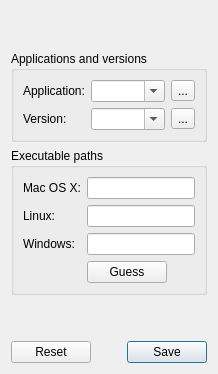
      <widget class="QWidget" name="appPaths_tab">
       <attribute name="title">
        <string>App Paths</string>
       </attribute>
       <layout class="QVBoxLayout" name="verticalLayout">
        <item>
         <spacer name="verticalSpacer_2">
          <property name="orientation">
           <enum>Qt::Vertical</enum>
          </property>
          <property name="sizeHint" stdset="0">
           <size>
            <width>20</width>
            <height>40</height>
           </size>
          </property>
         </spacer>
        </item>
        <item>
         <widget class="QGroupBox" name="appVer_groupBox">
          <property name="sizePolicy">
           <sizepolicy hsizetype="Preferred" vsizetype="Maximum">
            <horstretch>0</horstretch>
            <verstretch>0</verstretch>
           </sizepolicy>
          </property>
          <property name="title">
           <string>Applications and versions</string>
          </property>
          <layout class="QFormLayout" name="formLayout_10">
           <property name="fieldGrowthPolicy">
            <enum>QFormLayout::ExpandingFieldsGrow</enum>
           </property>
           <item row="0" column="0">
            <widget class="QLabel" name="appName_label">
             <property name="text">
              <string>Application:</string>
             </property>
            </widget>
           </item>
           <item row="0" column="1">
            <layout class="QHBoxLayout" name="appName_horizontalLayout">
             <item>
              <widget class="QComboBox" name="appName_comboBox">
               <property name="sizePolicy">
                <sizepolicy hsizetype="Expanding" vsizetype="Fixed">
                 <horstretch>0</horstretch>
                 <verstretch>0</verstretch>
                </sizepolicy>
               </property>
               <property name="toolTip">
                <string>Select an application, or add a new application by typing a new name and pressing Enter</string>
               </property>
               <property name="editable">
                <bool>true</bool>
               </property>
               <property name="mandatoryField" stdset="0">
                <bool>false</bool>
               </property>
              </widget>
             </item>
             <item>
              <widget class="QToolButton" name="appNameDel_toolButton">
               <property name="toolTip">
                <string>Remove this application</string>
               </property>
               <property name="text">
                <string>...</string>
               </property>
               <property name="icon">
                <iconset resource="../../ui/rsc.qrc">
                 <normaloff>:/rsc/rsc/icon_delete.png</normaloff>
                 <disabledoff>:/rsc/rsc/icon_delete_disabled.png</disabledoff>:/rsc/rsc/icon_delete.png</iconset>
               </property>
               <property name="iconSize">
                <size>
                 <width>15</width>
                 <height>15</height>
                </size>
               </property>
              </widget>
             </item>
            </layout>
           </item>
           <item row="1" column="0">
            <widget class="QLabel" name="appVer_label">
             <property name="text">
              <string>Version:</string>
             </property>
            </widget>
           </item>
           <item row="1" column="1">
            <layout class="QHBoxLayout" name="appVer_horizontalLayout">
             <item>
              <widget class="QComboBox" name="appVer_comboBox">
               <property name="sizePolicy">
                <sizepolicy hsizetype="Expanding" vsizetype="Fixed">
                 <horstretch>0</horstretch>
                 <verstretch>0</verstretch>
                </sizepolicy>
               </property>
               <property name="toolTip">
                <string>Select a version for this application, or add a new version by typing a new name and pressing Enter</string>
               </property>
               <property name="editable">
                <bool>true</bool>
               </property>
               <property name="mandatoryField" stdset="0">
                <bool>false</bool>
               </property>
              </widget>
             </item>
             <item>
              <widget class="QToolButton" name="appVerDel_toolButton">
               <property name="toolTip">
                <string>Remove this version of the application</string>
               </property>
               <property name="text">
                <string>...</string>
               </property>
               <property name="icon">
                <iconset resource="../../ui/rsc.qrc">
                 <normaloff>:/rsc/rsc/icon_delete.png</normaloff>
                 <disabledoff>:/rsc/rsc/icon_delete_disabled.png</disabledoff>:/rsc/rsc/icon_delete.png</iconset>
               </property>
               <property name="iconSize">
                <size>
                 <width>15</width>
                 <height>15</height>
                </size>
               </property>
              </widget>
             </item>
            </layout>
           </item>
          </layout>
         </widget>
        </item>
        <item>
         <widget class="QGroupBox" name="execPaths_groupBox">
          <property name="sizePolicy">
           <sizepolicy hsizetype="Preferred" vsizetype="Maximum">
            <horstretch>0</horstretch>
            <verstretch>0</verstretch>
           </sizepolicy>
          </property>
          <property name="title">
           <string>Executable paths</string>
          </property>
          <layout class="QFormLayout" name="formLayout_9">
           <property name="fieldGrowthPolicy">
            <enum>QFormLayout::ExpandingFieldsGrow</enum>
           </property>
           <item row="0" column="0">
            <widget class="QLabel" name="osx_label">
             <property name="text">
              <string>Mac OS X:</string>
             </property>
            </widget>
           </item>
           <item row="0" column="1">
            <layout class="QHBoxLayout" name="osxPath_horizontalLayout">
             <item>
              <widget class="QLineEdit" name="osxPath_lineEdit"/>
             </item>
            </layout>
           </item>
           <item row="1" column="0">
            <widget class="QLabel" name="linux_label">
             <property name="text">
              <string>Linux:</string>
             </property>
            </widget>
           </item>
           <item row="1" column="1">
            <layout class="QHBoxLayout" name="linuxPath_horizontalLayout">
             <item>
              <widget class="QLineEdit" name="linuxPath_lineEdit"/>
             </item>
            </layout>
           </item>
           <item row="2" column="0">
            <widget class="QLabel" name="win_label">
             <property name="text">
              <string>Windows:</string>
             </property>
            </widget>
           </item>
           <item row="2" column="1">
            <layout class="QHBoxLayout" name="winPath_horizontalLayout">
             <item>
              <widget class="QLineEdit" name="winPath_lineEdit"/>
             </item>
            </layout>
           </item>
           <item row="3" column="1">
            <layout class="QHBoxLayout" name="appPaths_horizontalLayout">
             <item>
              <widget class="QPushButton" name="guess_pushButton">
               <property name="toolTip">
                <string>Try to guess the executable paths based on the template</string>
               </property>
               <property name="text">
                <string>Guess</string>
               </property>
              </widget>
             </item>
            </layout>
           </item>
          </layout>
         </widget>
        </item>
        <item>
         <spacer name="verticalSpacer">
          <property name="orientation">
           <enum>Qt::Vertical</enum>
          </property>
          <property name="sizeHint" stdset="0">
           <size>
            <width>20</width>
            <height>40</height>
           </size>
          </property>
         </spacer>
        </item>
        <item>
         <widget class="QDialogButtonBox" name="appPaths_buttonBox">
          <property name="standardButtons">
           <set>QDialogButtonBox::Reset|QDialogButtonBox::Save</set>
          </property>
         </widget>
        </item>
       </layout>
      </widget>
